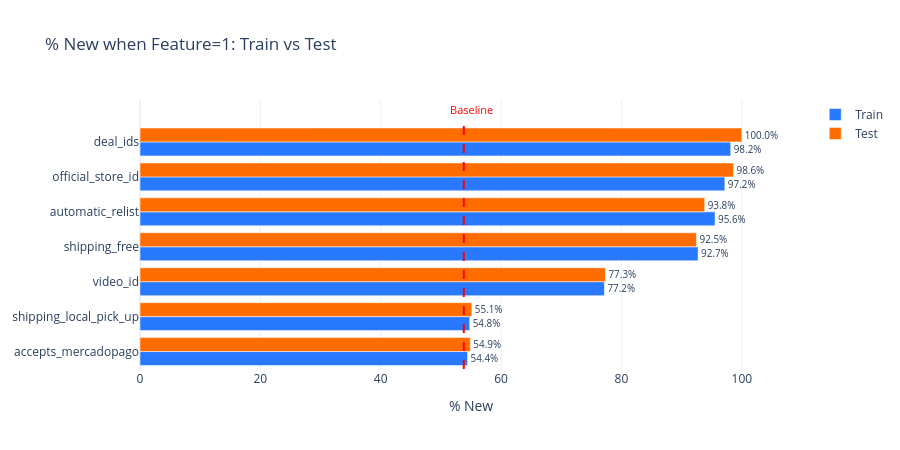

The cell this chart's notebook holds for it:
### Code cell
binary_feats = ['deal_ids', 'official_store_id', 'video_id', 'automatic_relist', 'shipping_local_pick_up', 'shipping_free', 'accepts_mercadopago']

results = []
for split_name, df_split in [('Train', df_train), ('Test', df_test)]:
    for feat in binary_feats:
        subset_1 = df_split[df_split[feat] == 1]
        pct_new = (subset_1['condition'] == 'new').mean() * 100 if len(subset_1) > 0 else 0
        results.append({'split': split_name, 'feature': feat, 'pct_new_when_1': pct_new, 
                        'count_1': len(subset_1)})

res_df = pd.DataFrame(results)

fig = go.Figure()
for split, color, offset in [('Train', '#2979FF', -0.2), ('Test', '#FF6D00', 0.2)]:
    subset = res_df[res_df['split'] == split].sort_values('pct_new_when_1', ascending=True)
    fig.add_trace(go.Bar(
        y=subset['feature'], x=subset['pct_new_when_1'], orientation='h',
        name=split, marker_color=color,
        text=[f"{v:.1f}%" for v in subset['pct_new_when_1']], textposition='outside'
    ))

fig.add_shape(type='line', x0=53.8, x1=53.8, y0=-0.5, y1=len(binary_feats)-0.5,
              line=dict(color='red', width=2, dash='dash'))
fig.add_annotation(x=55, y=len(binary_feats)-0.5, text='Baseline', showarrow=False,
                   yshift=15, font=dict(color='red', size=11))

fig.update_layout(
    title='% New when Feature=1: Train vs Test',
    template='plotly_white', height=450, width=900, barmode='group',
    xaxis_title='% New', xaxis_range=[0, 110], font=dict(size=12)
)
fig.show()

print("→ Si las barras train y test son similares, las features son estables entre splits")

### Figure 1 — Plotly figure (JSON) as saved in the notebook; plotly's stock layout.template omitted (floating-point values rounded to 4 significant figures)
{"data": [{"marker": {"color": "#2979FF"}, "name": "Train", "orientation": "h", "text": ["54.4%", "54.8%", "77.2%", "92.7%", "95.6%", "97.2%", "98.2%"], "textposition": "outside", "type": "bar", "x": [54.42, 54.79, 77.17, 92.73, 95.55, 97.18, 98.16], "y": ["accepts_mercadopago", "shipping_local_pick_up", "video_id", "shipping_free", "automatic_relist", "official_store_id", "deal_ids"]}, {"marker": {"color": "#FF6D00"}, "name": "Test", "orientation": "h", "text": ["54.9%", "55.1%", "77.3%", "92.5%", "93.8%", "98.6%", "100.0%"], "textposition": "outside", "type": "bar", "x": [54.89, 55.14, 77.35, 92.48, 93.83, 98.63, 100.0], "y": ["accepts_mercadopago", "shipping_local_pick_up", "video_id", "shipping_free", "automatic_relist", "official_store_id", "deal_ids"]}], "layout": {"annotations": [{"font": {"color": "red", "size": 11}, "showarrow": false, "text": "Baseline", "x": 55, "y": 6.5, "yshift": 15}], "barmode": "group", "font": {"size": 12}, "height": 450, "shapes": [{"line": {"color": "red", "dash": "dash", "width": 2}, "type": "line", "x0": 53.8, "x1": 53.8, "y0": -0.5, "y1": 6.5}], "title": {"text": "% New when Feature=1: Train vs Test"}, "width": 900, "xaxis": {"range": [0, 110], "title": {"text": "% New"}}}}
